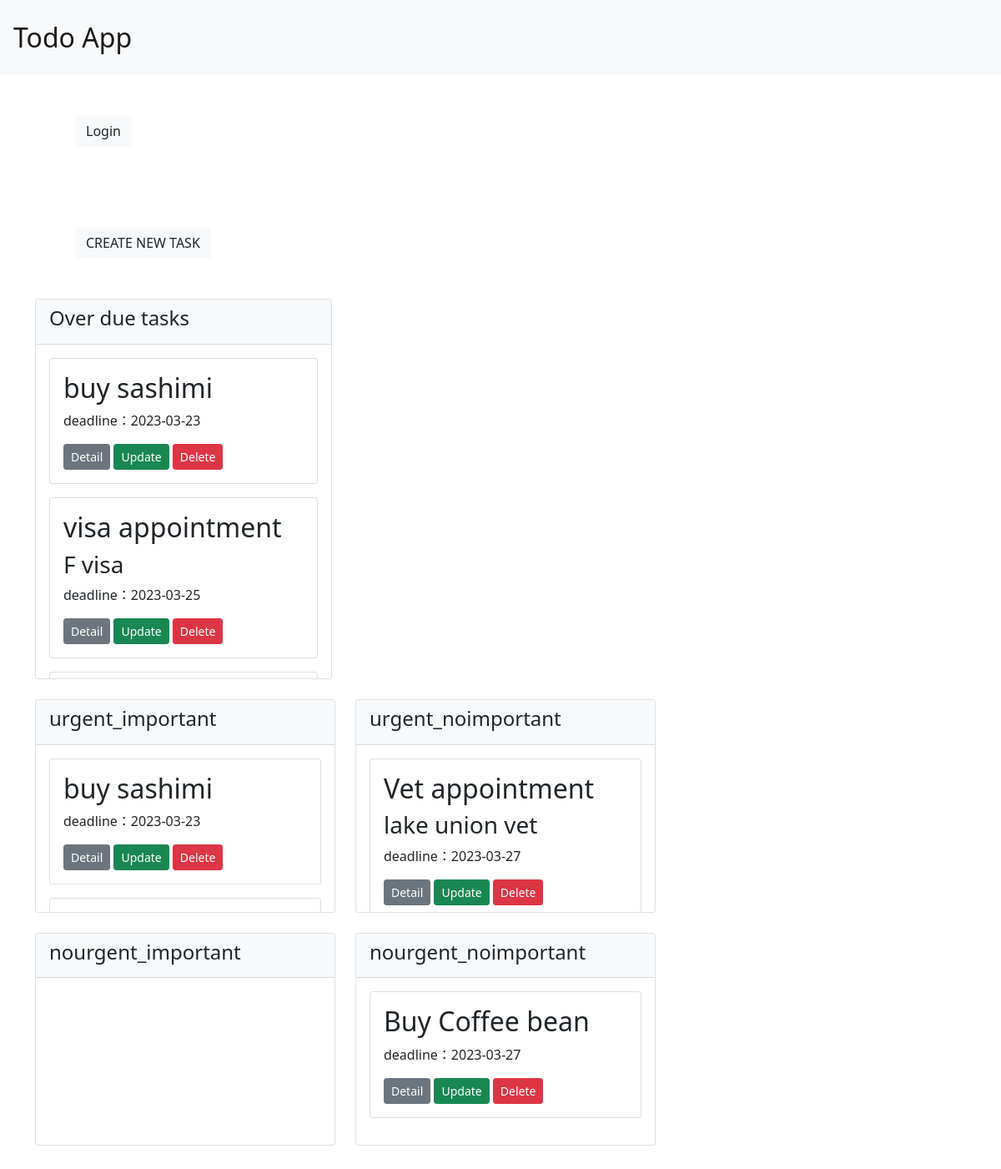
The page / on the database its author committed.
### app.py (models this page shows)
class Post(db.Model):
    id = db.Column(db.Integer, primary_key=True)
    title = db.Column(db.String(30), nullable=False)
    detail = db.Column(db.String(100))
    due = db.Column(db.DateTime, nullable=False)
    category = db.Column(db.String(30), nullable=True)

### app.py (the view, shortened to what this page needs)
@app.route('/', methods=['GET', 'POST'])
def index():
    if request.method == 'GET':
        posts = Post.query.order_by(Post.due).all()
        categories = set([post.category for post in posts])
        posts_by_category = {category: [post for post in posts if post.category == category] for category in categories}
        return render_template('index.html', posts_by_category=posts_by_category, categories=categories, today=date.today())

### templates/index.html (shortened to what this page needs)
{% extends 'base.html' %}
{% block body %}
<div class="container">
    <div class="row">
        <div class="col-md-4 mb-4 align-self-start">
            <a class="btn m-5 bg-light text-dark" href="/landing" role="button">Login</a>
            <a class="btn m-5 bg-light text-dark" href="/create" role="button">CREATE NEW TASK</a>
            <div class="card">
            <div class="card-header bg-light text-dark">
                <h4>Over due tasks</h4>
            </div>
            <div class="card-body" style="height: 400px; overflow-y: auto;">
                {% set categories = ['urgent_important', 'urgent_noimportant', 'nourgent_important', 'nourgent_noimportant'] %}
                {% for category in categories %}
                    {% for post in posts_by_category[category] %}
                    {% if post.due.date() < today %}
                        <div class="card mb-3">
                            <div class="card-body">
                                <h2 class="card-title">{{ post.title }}</h2>
                                <h3 class="card-title">{{ post.detail }}</h3>
                                <p>deadline：{{ post.due.date() }}</p>
                                <a class="btn btn-secondary btn-sm mr-1" href="/detail/{{ post.id }}" role="button">Detail</a>
                                <a class="btn btn-success btn-sm mr-1" href="/update/{{ post.id }}" role="button">Update</a>
                                <a class="btn btn-danger btn-sm" href="/delete/{{ post.id }}" role="button">Delete</a>
                            </div>
                        </div>
                    {% endif %}
                    {% endfor %}
                {% endfor %}
                </div>
            </div>
        </div>
        </div>
        <div class="col-md-8 mb-4 align-self-end justify-content-end">
            <div class="row">
                {% set categories = ['urgent_important', 'urgent_noimportant', 'nourgent_important', 'nourgent_noimportant'] %}
                {% for category in categories %}
                    <div class="col-12 col-sm-6 mb-4">
                        <div class="card">
                            <div class="card-header bg-light text-dark">
                                <h4>{{ category }}</h4>
                            </div>
                            <div class="card-body" style="height: 200px; overflow-y: auto;">
                                {% for post in posts_by_category[category] %}
                                    <div class="card mb-3">
                                        <div class="card-body">
                                            <h2 class="card-title">{{ post.title }}</h2>
                                            <h3 class="card-title">{{ post.detail }}</h3>
                                            <p>deadline：{{ post.due.date() }}</p>
                                            <a class="btn btn-secondary btn-sm mr-1" href="/detail/{{ post.id }}" role="button">Detail</a>
                                            <a class="btn btn-success btn-sm mr-1" href="/update/{{ post.id }}" role="button">Update</a>
                                            <a class="btn btn-danger btn-sm" href="/delete/{{ post.id }}" role="button">Delete</a>
                                        </div>
                                    </div>
                                {% endfor %}
                            </div>
                        </div>
                    </div>
                {% endfor %}
            </div>
        </div>
    </div>
</body>
{% endblock %}

### templates/base.html (shortened to what this page needs)
<!DOCTYPE html>
<html lang="ja">
<head>
    <link rel="stylesheet" href="{{ url_for('static', filename='css/bootstrap.min.css') }}">
</head>
<body>
    <nav class="navbar navbar-light bg-light p-3">
        <a class="navbar-brand pl-3" href="/" style="font-size: 2rem;">Todo App</a>
    </nav>
    {% block body %}{% endblock %}
</body>
</html>

### rows shown on the page
Post: title "buy sashimi", due "2023-03-23"
Post: title "visa appointment", detail "F visa", due "2023-03-25"
Post: title "Vet appointment", detail "lake union vet", due "2023-03-27"
Post: title "Buy Coffee bean", due "2023-03-27"

### other values the page prints
{{ category }} "urgent_important" "urgent_noimportant" "nourgent_important" "nourgent_noimportant"
